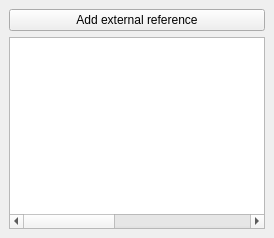
  <widget class="QDockWidget" name="dockWidget_6">
   <property name="windowTitle">
    <string>External references</string>
   </property>
   <attribute name="dockWidgetArea">
    <number>1</number>
   </attribute>
   <widget class="QWidget" name="dockWidgetContents_4">
    <layout class="QVBoxLayout" name="verticalLayout_17">
     <item>
      <layout class="QVBoxLayout" name="verticalLayout_15">
       <item>
        <widget class="QPushButton" name="pushButton_2">
         <property name="text">
          <string>Add external reference</string>
         </property>
         <property name="icon">
          <iconset>
           <normaloff>../../icons/icons8-plus-mathe-60.png</normaloff>../../icons/icons8-plus-mathe-60.png</iconset>
         </property>
        </widget>
       </item>
       <item>
        <widget class="QTableWidget" name="tableExternalReferences">
         <property name="acceptDrops">
          <bool>false</bool>
         </property>
         <property name="toolTip">
          <string/>
         </property>
         <property name="dragDropMode">
          <enum>QAbstractItemView::NoDragDrop</enum>
         </property>
         <attribute name="horizontalHeaderVisible">
          <bool>false</bool>
         </attribute>
         <attribute name="horizontalHeaderStretchLastSection">
          <bool>true</bool>
         </attribute>
         <attribute name="verticalHeaderVisible">
          <bool>false</bool>
         </attribute>
         <column>
          <property name="text">
           <string/>
          </property>
         </column>
         <column>
          <property name="text">
           <string/>
          </property>
         </column>
         <column>
          <property name="text">
           <string/>
          </property>
         </column>
         <column>
          <property name="text">
           <string/>
          </property>
         </column>
         <column>
          <property name="text">
           <string>Name</string>
          </property>
         </column>
        </widget>
       </item>
      </layout>
     </item>
    </layout>
   </widget>
  </widget>
